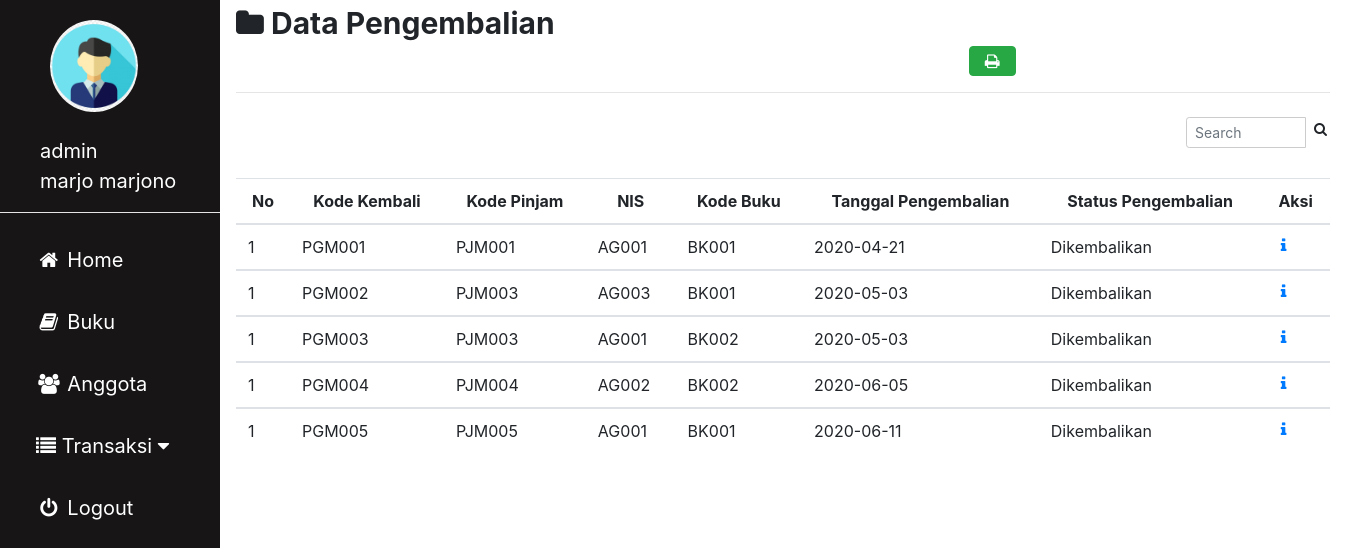
The app's page /admin/pengembalian.php (signed in) with its own data.
### tables this page shows
CREATE TABLE `pengembalian` (
  `kode_kembali` varchar(11) NOT NULL,
  `kode_pinjam` varchar(11) NOT NULL,
  `nis` varchar(11) NOT NULL,
  `kode_buku` varchar(10) NOT NULL,
  `status_pengembalian` varchar(30) NOT NULL,
  `tgl_pengembalian` date NOT NULL
);

### admin/pengembalian.php (the view, shortened to what this page needs)
<?php
include'sidebar.php';
 ?>
 <html>
 <head>
 <link rel="stylesheet" href="../img/csskonten.css">
 <link rel="stylesheet" href="../css/bootstrap.css">
 </head>
 <body>
 <div class="main">
   <b><i class="fa fa-folder"></i> Data Pengembalian</b><a href="pengembalian_print.php" target="blank" rel="tooltip" title="Print Data Pengembalian"><button type="button" name="button" class="btn btn-success" style="margin-left:67%" ><i class="fa fa-fw fa-print"></i></button>
<hr></a>
<form class="" action="" method="post">
                <div class="input-group input-group-sm" style="width: 150px; margin-left: 950px;">
                  <input type="text" name="search" class="form-control float-right" placeholder="Search">
                  <div class="input-group-append">
                    <button type="submit" class="btn btn-default"><i class="fa fa-search"></i></button>
                  </div>
                </div>
                </form>
    <table class="table table-hover">
      <thead align=center>
        <tr>
          <th scope="col">No</th>
          <th scope="col">Kode Kembali</th>
          <th scope="col">Kode Pinjam</th>
          <th scope="col">NIS</th>
          <th scope="col">Kode Buku</th>
          <th scope="col">Tanggal Pengembalian</th>
          <th scope="col">Status Pengembalian</th>
          <th scope="col" colspan="2">Aksi</th>
        </tr>
      </thead>
      <?php
      if(isset($_POST['search'])){
        $param = $_POST['search'];
        $asd = $koneksi->prepare("SELECT * FROM pengembalian WHERE kode_kembali LIKE :1 OR kode_buku LIKE :1 ");
        $asd->bindParam(':1', $param);
        $asd->execute();
      }else{
      $asd = $koneksi -> prepare("SELECT * FROM pengembalian");
      $asd -> execute();
    }
      $i = 1;
      while($data = $asd -> fetch()){
      ?>
      <tbody>
        <tr>
          <td><?php echo $i ?></td>
          <td><?php echo $data['kode_kembali']; ?></td>
          <td><?php echo $data['kode_pinjam']; ?></td>
          <td><?php echo $data['nis']; ?></td>
          <td><?php echo $data['kode_buku']; ?></td>
          <td><?php echo $data['tgl_pengembalian']; ?></td>
          <td><?php echo $data['status_pengembalian']; ?></td>
          <td colspan="2">
            <a rel="tooltip" title="Detail" href="pengembalian_detail.php?agung=<?php echo $data['kode_kembali']; ?>" >
            <i class="fa fa-fw fa-info"></i></a>
          </td>
        </tr>
      </tbody>
    <?php } ?>
    </table>
   </div>
 </body>
 </html>

### img/cssadmin.css (style rules this page uses)
body { margin: 0; font-family: "Lato", sans-serif; }

### img/csskonten.css (style rules this page uses)
.main { margin-left: 220px; padding: 1px 16px; height: 100%; font-size: 30px; }
input[type=text], input[type=password], select { width: 100%; padding: 5px 5px; margin: 8px 0; display: inline-block; border: 1px solid #ccc; box-sizing: border-box; font-size: 20px; }

### records on screen
pengembalian: kode_kembali "PGM001", kode_pinjam "PJM001", nis "AG001", kode_buku "BK001", tgl_pengembalian "2020-04-21", status_pengembalian "Dikembalikan"
pengembalian: kode_kembali "PGM002", kode_pinjam "PJM003", nis "AG003", kode_buku "BK001", tgl_pengembalian "2020-05-03", status_pengembalian "Dikembalikan"
pengembalian: kode_kembali "PGM003", kode_pinjam "PJM003", nis "AG001", kode_buku "BK002", tgl_pengembalian "2020-05-03", status_pengembalian "Dikembalikan"
pengembalian: kode_kembali "PGM004", kode_pinjam "PJM004", nis "AG002", kode_buku "BK002", tgl_pengembalian "2020-06-05", status_pengembalian "Dikembalikan"
pengembalian: kode_kembali "PGM005", kode_pinjam "PJM005", nis "AG001", kode_buku "BK001", tgl_pengembalian "2020-06-11", status_pengembalian "Dikembalikan"

### other values on screen
$_SESSION['username']['id'] "admin"
$_SESSION['username']['nama'] "marjo marjono"
